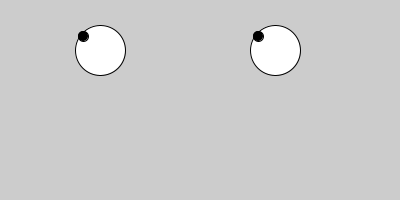
Frame 1 (no input)
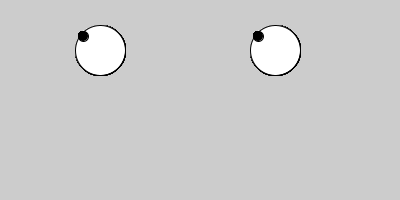
Frame 60 (the mouse pressed at the canvas centre just before this capture)
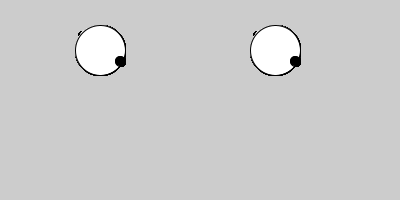
Frame 120 (the mouse held since frame 60 and released just before this capture)

The Processing sketch that drew these frames (run headless with seeded random() and noise(); from frame 60 on, the mouse is pressed at the canvas centre):

// Processing sketch: GooglyEyes
// ── GooglyEyes.pde
int x1 = 100;
int ix = 0;
int iy = 0;
void setup(){
  size(400,200);
}
void draw(){
fill(255);
ellipse(100,50,50,50);
  ellipse(100+175,50,50,50);
    fill(0);
    if(mouseX>83&&mouseX<120&&mouseY>36&&mouseY<61){
    ix = mouseX;
    iy = mouseY;
    }else{
if(mouseX<83){
  ix=83;
}if(mouseY<36){
  iy=36;
} if(mouseX>120){
  ix=120;
} if(mouseY>61){
  iy=61;

}
  ellipse(ix,iy,10,10);
ellipse(ix+175,iy,10,10);
}

    }
